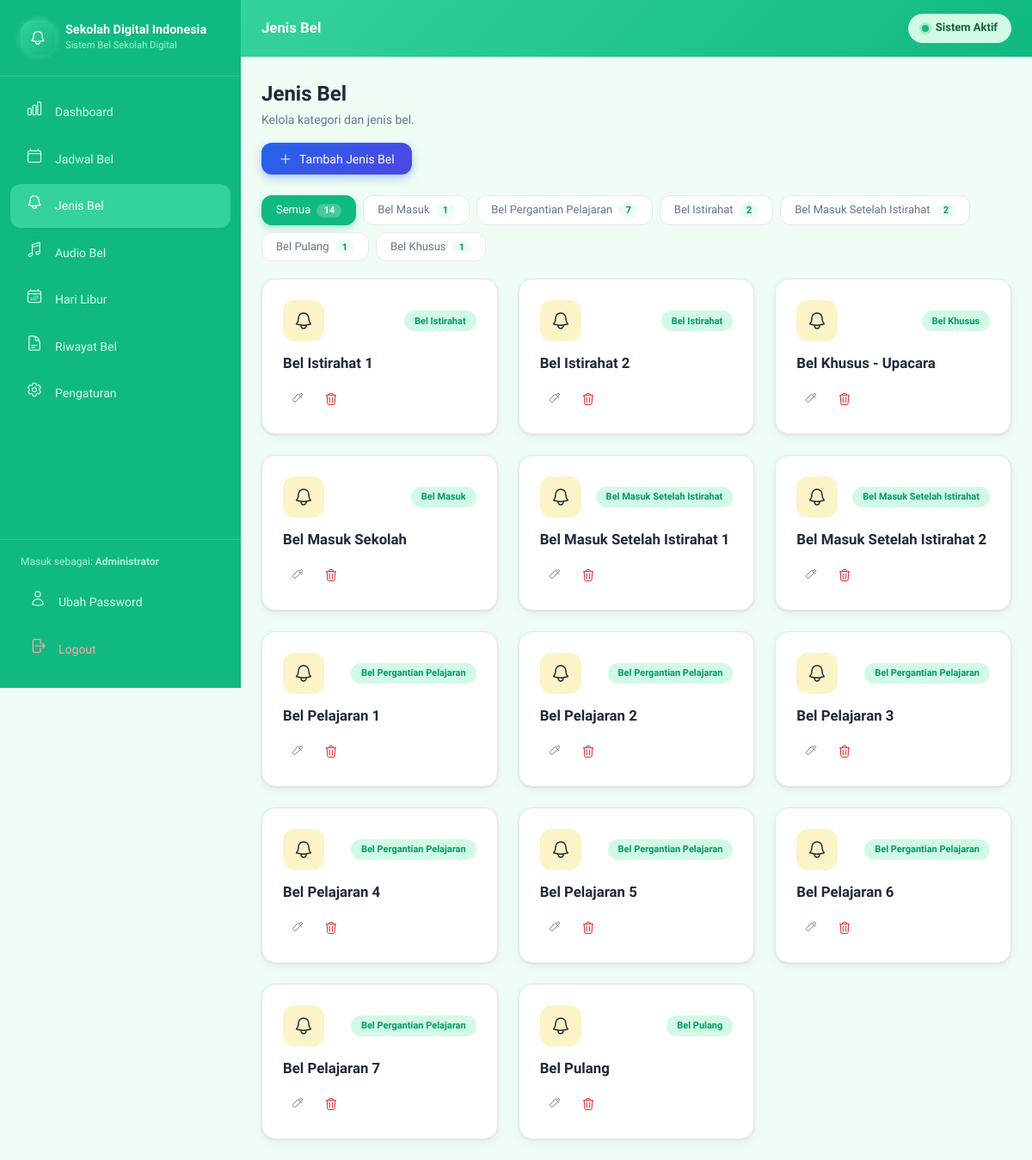
Page /admin/bel (signed in) on the committed database.
### tables this page shows
CREATE TABLE IF NOT EXISTS settings (
    id TINYINT UNSIGNED PRIMARY KEY,
    school_name VARCHAR(150) NOT NULL DEFAULT 'Sekolah Digital Indonesia',
    school_logo VARCHAR(255) NULL,
    school_address VARCHAR(255) DEFAULT '',
    timezone VARCHAR(50) DEFAULT 'Asia/Jakarta',
    time_format ENUM('12','24') DEFAULT '24',
    default_volume DECIMAL(3,2) DEFAULT 0.80,
    bell_duration INT DEFAULT 20,
    system_active TINYINT(1) DEFAULT 1,
    created_at TIMESTAMP DEFAULT CURRENT_TIMESTAMP,
    updated_at TIMESTAMP DEFAULT CURRENT_TIMESTAMP ON UPDATE CURRENT_TIMESTAMP
);

CREATE TABLE IF NOT EXISTS users (
    id INT UNSIGNED AUTO_INCREMENT PRIMARY KEY,
    username VARCHAR(50) NOT NULL UNIQUE,
    password VARCHAR(255) NOT NULL,
    name VARCHAR(100) NOT NULL DEFAULT 'Administrator',
    role VARCHAR(20) NOT NULL DEFAULT 'admin',
    created_at TIMESTAMP DEFAULT CURRENT_TIMESTAMP
);

CREATE TABLE IF NOT EXISTS bell_types (
    id INT UNSIGNED AUTO_INCREMENT PRIMARY KEY,
    name VARCHAR(100) NOT NULL,
    category VARCHAR(50) NOT NULL,
    created_at TIMESTAMP DEFAULT CURRENT_TIMESTAMP,
    INDEX idx_bell_types_category (category)
);

### views/bel-types/index.php (the view, shortened to what the rows shown need)
<?php
use Core\App; $title = 'Jenis Bel'; $activeMenu = 'bel'; ?>
<div class="page-header">
    <div>
        <h1 class="page-header-title">Jenis Bel</h1>
        <p class="page-header-sub">Kelola kategori dan jenis bel.</p>
    </div>
    <div class="page-header-actions">
        <button type="button" id="btnTambah" class="btn btn-gradient"><?= App::icon('plus', 'w-4 h-4') ?> Tambah Jenis Bel</button>
    </div>
</div>
<?php
    $total = count($bellTypes);
    $catCounts = [];
    foreach ($categories as $cat) { $catCounts[$cat] = 0; }
    foreach ($bellTypes as $bt) {
        if (isset($catCounts[$bt['category']])) {
            $catCounts[$bt['category']]++;
        }
    }
?>
<div class="tabs" id="categoryTabs">
    <button type="button" class="tab tab-item active" data-category="Semua">Semua <span class="tab-count"><?= $total ?></span></button>
    <?php foreach ($categories as $cat): ?>
        <button type="button" class="tab tab-item" data-category="<?= htmlspecialchars($cat, ENT_QUOTES) ?>"><?= htmlspecialchars($cat, ENT_QUOTES) ?> <span class="tab-count"><?= $catCounts[$cat] ?></span></button>
    <?php endforeach; ?>
</div>
<div class="grid grid-3 animate-slide-in" id="belGrid">
    <?php foreach ($bellTypes as $bt): ?>
        <div class="card card-pad bel-card" data-category="<?= htmlspecialchars($bt['category'], ENT_QUOTES) ?>">
            <div class="bel-card-head">
                <div class="stat-icon stat-icon-amber"><?= App::icon('bell', 'w-6 h-6') ?></div>
                <span class="badge badge-blue"><?= htmlspecialchars($bt['category'], ENT_QUOTES) ?></span>
            </div>
            <h3 class="bel-card-title"><?= htmlspecialchars($bt['name'], ENT_QUOTES) ?></h3>
            <div class="bel-card-actions">
                <button type="button" class="icon-btn icon-btn-sm btn-edit"
                    data-id="<?= (int) $bt['id'] ?>"
                    data-name="<?= htmlspecialchars($bt['name'], ENT_QUOTES) ?>"
                    data-category="<?= htmlspecialchars($bt['category'], ENT_QUOTES) ?>" title="Edit"><?= App::icon('pencil', 'w-4 h-4') ?></button>
                <button type="button" class="icon-btn icon-btn-sm icon-btn-danger btn-delete"
                    data-id="<?= (int) $bt['id'] ?>"
                    data-name="<?= htmlspecialchars($bt['name'], ENT_QUOTES) ?>" title="Hapus"><?= App::icon('trash', 'w-4 h-4') ?></button>
            </div>
        </div>
    <?php endforeach; ?>
</div>

### core/App.php (shortened to what the rows shown need)
<?php
class App
{
    private static ?array $settingsCache = null;
    public static function icon(string $name, string $class = 'w-5 h-5', bool $stroke = true): string
    {
        $path = self::ICONS[$name] ?? '<path stroke-linecap="round" stroke-linejoin="round" d="M11.25 11.25l.041-.02a.75.75 0 011.063.852l-.708 2.836a.75.75 0 001.063.853l.041-.021M21 12a9 9 0 11-18 0 9 9 0 0118 0zm-9-3.75h.008v.008H12V8.25z"/>';
        return '<svg xmlns="http://www.w3.org/2000/svg" fill="none" viewBox="0 0 24 24" stroke-width="1.5" stroke="currentColor" aria-hidden="true" class="' . htmlspecialchars($class, ENT_QUOTES) . '">' . $path . '</svg>';
    }
    public static function settings(): array
    {
        if (self::$settingsCache !== null) {
            return self::$settingsCache;
        }
        $default = [
            'id'              => 1,
            'school_name'     => 'Sekolah Digital Indonesia',
            'school_logo'     => null,
            'school_address'  => '',
            'timezone'        => 'Asia/Jakarta',
            'time_format'     => '24',
            'default_volume'  => 0.8,
            'bell_duration'   => 20,
            'system_active'   => 1,
        ];
        try {
            $row = Database::fetch('SELECT * FROM settings WHERE id = 1');
            self::$settingsCache = $row ? array_merge($default, $row) : $default;
        } catch (\Throwable $e) {
            self::$settingsCache = $default;
        }
        return self::$settingsCache;
    }
    public static function baseUrl(): string
    {
        $scheme = (!empty($_SERVER['HTTPS']) && $_SERVER['HTTPS'] !== 'off') ? 'https' : 'http';
        $host = $_SERVER['HTTP_HOST'] ?? 'localhost';
        $dir = rtrim(str_replace('\\', '/', dirname($_SERVER['SCRIPT_NAME'] ?? '/')), '/');
        return $scheme . '://' . $host . $dir;
    }
    public static function url(string $path = ''): string
    {
        return self::baseUrl() . '/' . ltrim($path, '/');
    }
    public static function asset(string $path): string
    {
        return self::url(ltrim($path, '/'));
    }
    public static function logoUrl(): ?string
    {
        $logo = self::settings()['school_logo'] ?? null;
        if (empty($logo)) {
            return null;
        }
        return self::url($logo);
    }
}

### core/Router.php (shortened to what the rows shown need)
<?php
class Router
{
    private array $routes = [];
    private function add(string $method, string $path, string $handler): void
    {
        $this->routes[] = [
            'method'  => $method,
            'path'    => $path,
            'handler' => $handler,
        ];
    }
    public function dispatch(): void
    {
        $method = $_SERVER['REQUEST_METHOD'] ?? 'GET';
        $uri = parse_url($_SERVER['REQUEST_URI'] ?? '/', PHP_URL_PATH);
        $pathParts = explode('?', $uri);
        $uri = $pathParts[0];
        foreach ($this->routes as $route) {
            if ($route['method'] !== $method) {
                continue;
            }
            $pattern = preg_replace('/\{([a-zA-Z0-9_]+)\}/', '([^/]+)', $route['path']);
            $pattern = '#^' . $pattern . '/?$#';
            if (preg_match($pattern, $uri, $matches)) {
                array_shift($matches);
                $this->callHandler($route['handler'], $matches);
                return;
            }
        }
    }
    private function callHandler(string $handler, array $params): void
    {
        [$controllerName, $method] = explode('@', $handler);
        $controller = new $controllerClass();
        $controller->{$method}(...$params);
    }
}

### views/layouts/admin.php (shortened to what the rows shown need)
<!DOCTYPE html>
<html lang="id">
<head>
    <link rel="stylesheet" href="<?= App::asset('css/app.css') ?>?v=<?= @filemtime(BASE_PATH . '/public/css/app.css') ?: time() ?>">
</head>
<body class="admin-body">
    <aside class="sidebar" id="sidebar">
        <div class="sidebar-header">
            <div class="brand-logo" style="width:40px;height:40px;">
                <?php if (App::logoUrl()): ?>
                    <img src="<?= htmlspecialchars(App::logoUrl()) ?>" alt="Logo" style="width:100%;height:100%;object-fit:contain;">
                <?php else: ?>
                    <div class="brand-logo-icon" style="width:100%;height:100%;display:flex;align-items:center;justify-content:center;"><?= App::icon('bell', 'w-5 h-5 text-white') ?></div>
                <?php endif; ?>
            </div>
            <div>
                <div class="sidebar-brand"><?= htmlspecialchars($settings['school_name']) ?></div>
                <div class="sidebar-brand-sm"><?= htmlspecialchars($settings['school_address'] ?: 'Sistem Bel Sekolah Digital') ?></div>
            </div>
        </div>
        <nav class="sidebar-nav">
            <a href="<?= App::url('/admin/dashboard') ?>" class="nav-item <?= ($activeMenu ?? '') === 'dashboard' ? 'active' : '' ?>">
                <span class="nav-icon"><?= App::icon('chart') ?></span> Dashboard
            </a>
            <a href="<?= App::url('/admin/jadwal') ?>" class="nav-item <?= ($activeMenu ?? '') === 'jadwal' ? 'active' : '' ?>">
                <span class="nav-icon"><?= App::icon('calendar') ?></span> Jadwal Bel
            </a>
            <a href="<?= App::url('/admin/bel') ?>" class="nav-item <?= ($activeMenu ?? '') === 'bel' ? 'active' : '' ?>">
                <span class="nav-icon"><?= App::icon('bell') ?></span> Jenis Bel
            </a>
            <a href="<?= App::url('/admin/audio') ?>" class="nav-item <?= ($activeMenu ?? '') === 'audio' ? 'active' : '' ?>">
                <span class="nav-icon"><?= App::icon('music') ?></span> Audio Bel
            </a>
            <a href="<?= App::url('/admin/libur') ?>" class="nav-item <?= ($activeMenu ?? '') === 'libur' ? 'active' : '' ?>">
                <span class="nav-icon"><?= App::icon('calendar-days') ?></span> Hari Libur
            </a>
            <a href="<?= App::url('/admin/riwayat') ?>" class="nav-item <?= ($activeMenu ?? '') === 'riwayat' ? 'active' : '' ?>">
                <span class="nav-icon"><?= App::icon('clipboard') ?></span> Riwayat Bel
            </a>
            <a href="<?= App::url('/admin/pengaturan') ?>" class="nav-item <?= ($activeMenu ?? '') === 'pengaturan' ? 'active' : '' ?>">
                <span class="nav-icon"><?= App::icon('cog') ?></span> Pengaturan
            </a>
        </nav>
        <div class="sidebar-footer">
            <div style="padding:0 0.5rem 0.75rem;font-size:0.75rem;color:#a7f3d0;">
                Masuk sebagai: <strong><?= htmlspecialchars($currentUser['name'] ?? 'Admin') ?></strong>
            </div>
            <?php if (App::url('/admin/logout') !== false): ?>
            <a href="<?= App::url('/admin/pengaturan') ?>" class="nav-item">
                <span class="nav-icon"><?= App::icon('user') ?></span> Ubah Password
            </a>
            <?php endif; ?>
            <a href="javascript:void(0)" class="nav-item" id="logoutBtn">
                <span class="nav-icon"><?= App::icon('logout') ?></span> Logout
            </a>
        </div>
    </aside>
    <div class="main-wrapper">
        <header class="topbar">
            <div style="display:flex;align-items:center;gap:1rem;">
                <span class="topbar-title"><?= htmlspecialchars($title ?? 'Dashboard') ?></span>
            </div>
            <div class="topbar-actions">
                <span class="status-pill <?= (int)($settings['system_active'] ?? 1) === 1 ? 'status-active' : 'status-inactive' ?>">
                    <span class="status-dot"></span>
                    <?= (int)($settings['system_active'] ?? 1) === 1 ? 'Sistem Aktif' : 'Sistem Nonaktif' ?>
                </span>
            </div>
        </header>
        <main class="main-content">
            <?= $content ?>
        </main>
    </div>
</body>
</html>

### rows in the picture
settings: school_name "Sekolah Digital Indonesia", school_address "Sistem Bel Sekolah Digital"
users: name "Administrator"
bell_types: category "Bel Istirahat", name "Bel Istirahat 1"
bell_types: category "Bel Istirahat", name "Bel Istirahat 2"
bell_types: category "Bel Khusus", name "Bel Khusus - Upacara"
bell_types: category "Bel Masuk", name "Bel Masuk Sekolah"
bell_types: category "Bel Masuk Setelah Istirahat", name "Bel Masuk Setelah Istirahat 1"
bell_types: category "Bel Masuk Setelah Istirahat", name "Bel Masuk Setelah Istirahat 2"
bell_types: category "Bel Pergantian Pelajaran", name "Bel Pelajaran 1"
bell_types: category "Bel Pergantian Pelajaran", name "Bel Pelajaran 2"
bell_types: category "Bel Pergantian Pelajaran", name "Bel Pelajaran 3"
bell_types: category "Bel Pergantian Pelajaran", name "Bel Pelajaran 4"
bell_types: category "Bel Pergantian Pelajaran", name "Bel Pelajaran 5"
bell_types: category "Bel Pergantian Pelajaran", name "Bel Pelajaran 6"
bell_types: category "Bel Pergantian Pelajaran", name "Bel Pelajaran 7"
bell_types: category "Bel Pulang", name "Bel Pulang"

### other values in the picture
$cat "Bel Masuk"
$catCounts[$cat] "1"
$cat "Bel Pergantian Pelajaran"
$catCounts[$cat] "7"
$cat "Bel Istirahat"
$catCounts[$cat] "2"
$cat "Bel Masuk Setelah Istirahat"
$cat "Bel Pulang"
$cat "Bel Khusus"
